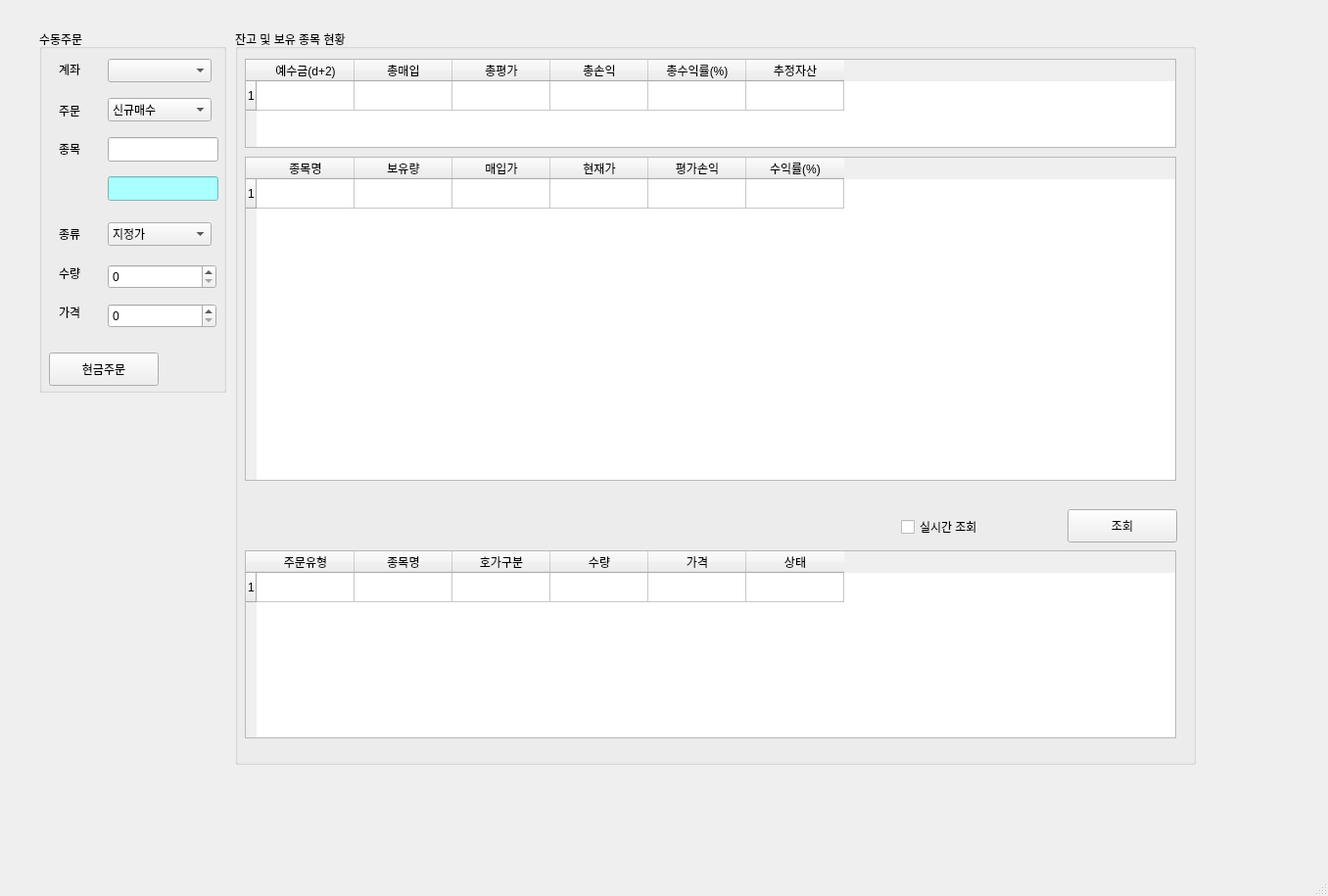
<?xml version="1.0" encoding="UTF-8"?>
<ui version="4.0">
 <class>MainWindow</class>
 <widget class="QMainWindow" name="MainWindow">
  <property name="geometry">
   <rect>
    <x>0</x>
    <y>0</y>
    <width>1356</width>
    <height>915</height>
   </rect>
  </property>
  <property name="windowTitle">
   <string>PyTrader v0.4</string>
  </property>
  <property name="windowIcon">
   <iconset>
    <normaloff>549b73ca452c6fd477a938346bb8d9d3-chart.ico</normaloff>549b73ca452c6fd477a938346bb8d9d3-chart.ico</iconset>
  </property>
  <widget class="QWidget" name="centralwidget">
   <widget class="QGroupBox" name="groupBox">
    <property name="geometry">
     <rect>
      <x>40</x>
      <y>30</y>
      <width>191</width>
      <height>371</height>
     </rect>
    </property>
    <property name="title">
     <string>수동주문</string>
    </property>
    <widget class="QLabel" name="label">
     <property name="geometry">
      <rect>
       <x>20</x>
       <y>31</y>
       <width>77</width>
       <height>20</height>
      </rect>
     </property>
     <property name="text">
      <string>계좌</string>
     </property>
    </widget>
    <widget class="QLabel" name="label_2">
     <property name="geometry">
      <rect>
       <x>20</x>
       <y>74</y>
       <width>77</width>
       <height>18</height>
      </rect>
     </property>
     <property name="text">
      <string>주문</string>
     </property>
    </widget>
    <widget class="QLabel" name="label_3">
     <property name="geometry">
      <rect>
       <x>20</x>
       <y>113</y>
       <width>77</width>
       <height>18</height>
      </rect>
     </property>
     <property name="text">
      <string>종목</string>
     </property>
    </widget>
    <widget class="QLabel" name="label_4">
     <property name="geometry">
      <rect>
       <x>20</x>
       <y>200</y>
       <width>77</width>
       <height>18</height>
      </rect>
     </property>
     <property name="text">
      <string>종류</string>
     </property>
    </widget>
    <widget class="QLabel" name="label_5">
     <property name="geometry">
      <rect>
       <x>20</x>
       <y>240</y>
       <width>77</width>
       <height>18</height>
      </rect>
     </property>
     <property name="text">
      <string>수량</string>
     </property>
    </widget>
    <widget class="QLabel" name="label_6">
     <property name="geometry">
      <rect>
       <x>20</x>
       <y>280</y>
       <width>77</width>
       <height>18</height>
      </rect>
     </property>
     <property name="text">
      <string>가격</string>
     </property>
    </widget>
    <widget class="QComboBox" name="comboBox">
     <property name="geometry">
      <rect>
       <x>70</x>
       <y>30</y>
       <width>106</width>
       <height>24</height>
      </rect>
     </property>
    </widget>
    <widget class="QComboBox" name="comboBox_2">
     <property name="geometry">
      <rect>
       <x>70</x>
       <y>70</y>
       <width>106</width>
       <height>24</height>
      </rect>
     </property>
     <item>
      <property name="text">
       <string>신규매수</string>
      </property>
     </item>
     <item>
      <property name="text">
       <string>신규매도</string>
      </property>
     </item>
     <item>
      <property name="text">
       <string>매수취소</string>
      </property>
     </item>
     <item>
      <property name="text">
       <string>매도취소</string>
      </property>
     </item>
    </widget>
    <widget class="QComboBox" name="comboBox_3">
     <property name="geometry">
      <rect>
       <x>70</x>
       <y>197</y>
       <width>106</width>
       <height>24</height>
      </rect>
     </property>
     <item>
      <property name="text">
       <string>지정가</string>
      </property>
     </item>
     <item>
      <property name="text">
       <string>시장가</string>
      </property>
     </item>
    </widget>
    <widget class="QLineEdit" name="lineEdit">
     <property name="geometry">
      <rect>
       <x>70</x>
       <y>110</y>
       <width>113</width>
       <height>25</height>
      </rect>
     </property>
    </widget>
    <widget class="QLineEdit" name="lineEdit_2">
     <property name="geometry">
      <rect>
       <x>70</x>
       <y>150</y>
       <width>113</width>
       <height>25</height>
      </rect>
     </property>
     <property name="styleSheet">
      <string notr="true">background-color:rgb(170, 255, 255)</string>
     </property>
    </widget>
    <widget class="QSpinBox" name="spinBox">
     <property name="geometry">
      <rect>
       <x>70</x>
       <y>240</y>
       <width>111</width>
       <height>25</height>
      </rect>
     </property>
     <property name="maximum">
      <number>1000000</number>
     </property>
     <property name="singleStep">
      <number>1</number>
     </property>
    </widget>
    <widget class="QSpinBox" name="spinBox_2">
     <property name="geometry">
      <rect>
       <x>70</x>
       <y>280</y>
       <width>111</width>
       <height>25</height>
      </rect>
     </property>
     <property name="maximum">
      <number>10000000</number>
     </property>
     <property name="singleStep">
      <number>50</number>
     </property>
    </widget>
    <widget class="QPushButton" name="pushButton">
     <property name="geometry">
      <rect>
       <x>10</x>
       <y>330</y>
       <width>112</width>
       <height>34</height>
      </rect>
     </property>
     <property name="text">
      <string>현금주문</string>
     </property>
    </widget>
   </widget>
   <widget class="QGroupBox" name="groupBox_2">
    <property name="geometry">
     <rect>
      <x>240</x>
      <y>30</y>
      <width>981</width>
      <height>751</height>
     </rect>
    </property>
    <property name="title">
     <string>잔고 및 보유 종목 현황</string>
    </property>
    <widget class="QTableWidget" name="tableWidget">
     <property name="geometry">
      <rect>
       <x>10</x>
       <y>30</y>
       <width>951</width>
       <height>91</height>
      </rect>
     </property>
     <property name="rowCount">
      <number>1</number>
     </property>
     <row/>
     <column>
      <property name="text">
       <string>예수금(d+2)</string>
      </property>
     </column>
     <column>
      <property name="text">
       <string>총매입</string>
      </property>
     </column>
     <column>
      <property name="text">
       <string>총평가</string>
      </property>
     </column>
     <column>
      <property name="text">
       <string>총손익</string>
      </property>
     </column>
     <column>
      <property name="text">
       <string>총수익률(%)</string>
      </property>
     </column>
     <column>
      <property name="text">
       <string>추정자산</string>
      </property>
     </column>
    </widget>
    <widget class="QTableWidget" name="tableWidget_2">
     <property name="geometry">
      <rect>
       <x>10</x>
       <y>130</y>
       <width>951</width>
       <height>331</height>
      </rect>
     </property>
     <property name="rowCount">
      <number>1</number>
     </property>
     <row/>
     <column>
      <property name="text">
       <string>종목명</string>
      </property>
     </column>
     <column>
      <property name="text">
       <string>보유량</string>
      </property>
     </column>
     <column>
      <property name="text">
       <string>매입가</string>
      </property>
     </column>
     <column>
      <property name="text">
       <string>현재가</string>
      </property>
     </column>
     <column>
      <property name="text">
       <string>평가손익</string>
      </property>
     </column>
     <column>
      <property name="text">
       <string>수익률(%)</string>
      </property>
     </column>
    </widget>
    <widget class="QPushButton" name="pushButton_2">
     <property name="geometry">
      <rect>
       <x>850</x>
       <y>490</y>
       <width>112</width>
       <height>34</height>
      </rect>
     </property>
     <property name="text">
      <string>조회</string>
     </property>
    </widget>
    <widget class="QCheckBox" name="checkBox">
     <property name="geometry">
      <rect>
       <x>680</x>
       <y>497</y>
       <width>141</width>
       <height>22</height>
      </rect>
     </property>
     <property name="text">
      <string>실시간 조회</string>
     </property>
    </widget>
    <widget class="QTableWidget" name="tableWidget_3">
     <property name="geometry">
      <rect>
       <x>10</x>
       <y>532</y>
       <width>951</width>
       <height>192</height>
      </rect>
     </property>
     <property name="rowCount">
      <number>1</number>
     </property>
     <row/>
     <column>
      <property name="text">
       <string>주문유형</string>
      </property>
     </column>
     <column>
      <property name="text">
       <string>종목명</string>
      </property>
     </column>
     <column>
      <property name="text">
       <string>호가구분</string>
      </property>
     </column>
     <column>
      <property name="text">
       <string>수량</string>
      </property>
     </column>
     <column>
      <property name="text">
       <string>가격</string>
      </property>
     </column>
     <column>
      <property name="text">
       <string>상태</string>
      </property>
     </column>
    </widget>
   </widget>
  </widget>
  <widget class="QMenuBar" name="menubar">
   <property name="geometry">
    <rect>
     <x>0</x>
     <y>0</y>
     <width>1356</width>
     <height>31</height>
    </rect>
   </property>
  </widget>
  <widget class="QStatusBar" name="statusbar"/>
 </widget>
 <resources/>
 <connections/>
</ui>
